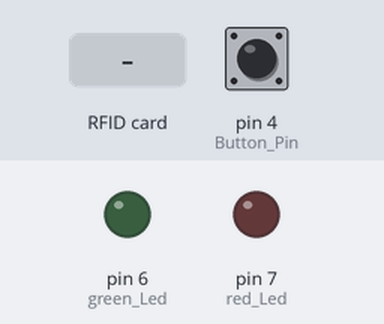
A sketch run on a simulated Arduino Uno, built with avr-gcc and run on an emulated ATmega328P. On the bench: output pins drawn as LEDs (lit = HIGH). The inputs (shaded band) are chosen by the test bench; at power-on: pin 4 (Button_Pin) HIGH. Pins used as bus, display or sensor lines are not drawn; what the sketch prints to the serial monitor is not drawn.

Above: at 2.6 s.
2.7 s: RFID card 5E 7A 19 C4 held to the reader
At 3.1 s:
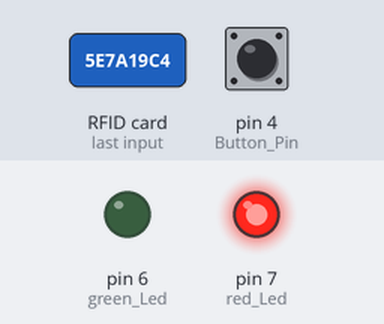
4.7 s: pin 4 (Button_Pin) pulled LOW for 0.15 s
At 5.9 s:
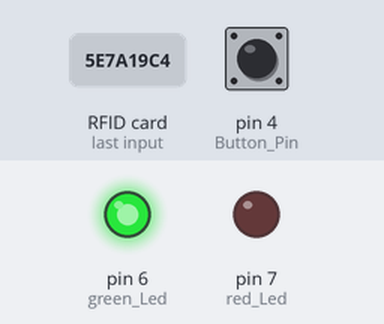
6.3 s: pin 4 (Button_Pin) pulled LOW for 1 s
At 7.7 s:
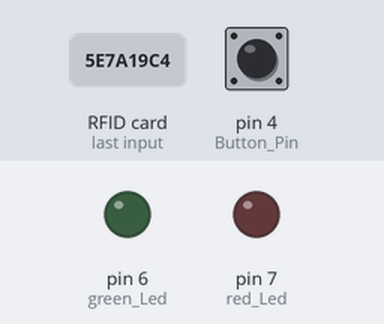
8.8 s: pin 4 (Button_Pin) pulled LOW for 3.2 s
At 9.8 s:
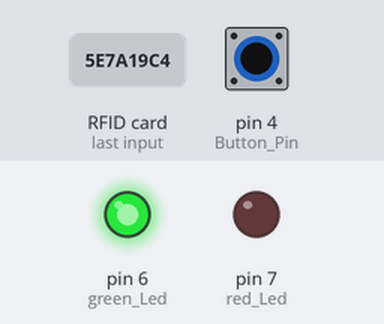
Timing chart, 0 to 11.8 s (numbered marks = the images above; inputs shaded):
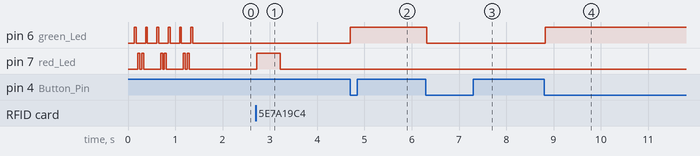

The sketch:

MFRC522.ino
```cpp
/*按下按钮开始储存卡的数据，绿灯常亮。
 * 再次按下退出，开始门锁功能，黄灯常亮，
 * 如果有已经储存的卡放置在读卡器前绿灯亮一下然后熄灭，
 * 反之红灯亮一下。
 *
 */
#include <MFRC522.h>//如果没有此库点击后面的链接会自动打开管理库搜索对应的库名称: http://librarymanager/All#MFRC522
#define SS_PIN 10
#define RST_PIN 5
#define Button_Pin 4
#define yellow_Led 5
#define green_Led 6
#define red_Led 7
//按钮用的定义//
unsigned char val = 0;//变量val 存储按钮的状态
unsigned char old_val = 0;//暂存val变量的上一个时间状态
unsigned char state1=0;
unsigned char Button1=0;
unsigned char kacck=0; //让"开始储存卡"只用一次
static int CardNumber = 0; //卡的储存次数
MFRC522 rfid(SS_PIN, RST_PIN);
MFRC522::MIFARE_Key key;
byte nuidPICC[8][4];
void setup() {
Serial.begin(9600);
SPI.begin(); // Init SPI bus
rfid.PCD_Init(); // Init MFRC522
rfid.PCD_SetAntennaGain(rfid.RxGain_max);
pinMode(yellow_Led,OUTPUT);
pinMode(green_Led,OUTPUT);
pinMode(red_Led,OUTPUT);
pinMode(Button_Pin,INPUT);
blink_LED();
digitalWrite(yellow_Led,HIGH);
}
void loop() {
Button_Press();
while(Button1 == 1) {
Button_Press();
if((Button1 == 1)&&(kacck==0)) {
delay (10);
kacck = 1;
}
if ( ! rfid.PICC_IsNewCardPresent())
return;
if ( ! rfid.PICC_ReadCardSerial())
return;
MFRC522::PICC_Type piccType = rfid.PICC_GetType(rfid.uid.sak);
// 检测是否为支持的卡片
if (piccType != MFRC522::PICC_TYPE_MIFARE_MINI &&
piccType != MFRC522::PICC_TYPE_MIFARE_1K &&
piccType != MFRC522::PICC_TYPE_MIFARE_4K) {
Serial.println(F("你的卡可能不受支持"));
}
if (Store_CheckCard() ) {
Serial.println(F("新的卡已经检测到了。"));
// 将NUID存储到nuidPICC数组中
for (byte i = 0; i < 4; i++) {
nuidPICC[CardNumber][i] = rfid.uid.uidByte[i];
}
Serial.println(F("NUID:"));
Serial.print(F("十六进制为: "));
printHex(rfid.uid.uidByte, rfid.uid.size);
Serial.println();
for (byte a = 0; a < 8; a++){
Serial.println();
for (byte i = 0; i < 4; i++) {
Serial.print(nuidPICC[a][i] < 0x10 ? " 0" : " ");
Serial.print(nuidPICC[a][i],HEX);
}
}
CardNumber++;
}
else Serial.println(F("已经读取过这个卡了。"));
}
//储存卡
// 如果传感器/读卡器上没有新卡，则返回主程序。这将在空闲时保存整个进程。
if ( ! rfid.PICC_IsNewCardPresent())
return;
// 验证是否已读取NUID
if ( ! rfid.PICC_ReadCardSerial())
return;
if (Checkcard2() ) {
for (byte i = 0; i < 4; i++) {
Serial.print(rfid.uid.uidByte[i] < 0x10 ? " 0" : " ");
Serial.print(rfid.uid.uidByte[i],HEX);
}
Serial.println(F("通过"));
digitalWrite(green_Led, HIGH); // turn the LED on (HIGH is the voltage level)
delay(500); // wait for a second
digitalWrite(green_Led, LOW); // turn the LED off by making the voltage LOW
delay(500);
}
else {
Serial.println();
Serial.println(F("未通过"));
for (byte i = 0; i < 4; i++) {
Serial.print(rfid.uid.uidByte[i] < 0x10 ? " 0" : " ");
Serial.print(rfid.uid.uidByte[i],HEX);
}
digitalWrite(red_Led, HIGH); // turn the LED on (HIGH is the voltage level)
delay(500); // wait for a second
digitalWrite(red_Led, LOW); // turn the LED off by making the voltage LOW
delay(500);
}
// 停止 PICC
rfid.PICC_HaltA();
// 停止加密 on PCD
rfid.PCD_StopCrypto1();
}
///闪烁灯
void blink_LED(){
unsigned short delay_Time=40;
for(int j=0;j<3;j++){
for(int i=5;i<8;i++){
digitalWrite(i, HIGH);
delay(delay_Time);
digitalWrite(i, LOW);
delay(delay_Time);
}
for(int i=7;i>4;i--){
digitalWrite(i, HIGH);
delay(delay_Time);
digitalWrite(i, LOW);
delay(delay_Time);
}
}
}
//在储存卡的时候检测卡片是否储存在芯片里/
int Store_CheckCard(){
unsigned short i=0;
unsigned short Store_CheckCard_unm1=0;
while(i<8)
{
for(unsigned short i1=0;i1<8;i1++)
{
if(rfid.uid.uidByte[0] == nuidPICC[i][0] &
rfid.uid.uidByte[1] == nuidPICC[i][1] &
rfid.uid.uidByte[2] == nuidPICC[i][2] &
rfid.uid.uidByte[3] == nuidPICC[i][3])
{
Store_CheckCard_unm1++;
}
i++;
}
}
if (Store_CheckCard_unm1 == 0){
return 1;
Store_CheckCard_unm1 =0;
}
else return 0;
}
//在读取卡的时候检测卡片是否储存在芯片里
int Checkcard2(){
unsigned short i=0;
unsigned short Checkcard2_unm1=0;
while(i<8)
{
for(unsigned short i1=0;i1<8;i1++)
{
if(rfid.uid.uidByte[0] == nuidPICC[i][0] &
rfid.uid.uidByte[1] == nuidPICC[i][1] &
rfid.uid.uidByte[2] == nuidPICC[i][2] &
rfid.uid.uidByte[3] == nuidPICC[i][3])
{
Checkcard2_unm1++;
}
i++;
}
}
if (Checkcard2_unm1 != 0){
return 1;
Checkcard2_unm1 =0;
}
else return 0;
}
//按下按钮开始写入卡的UNID
void Button_Press(){
//按下按钮
val = digitalRead(Button_Pin);//读取输入数值并且存储
if((val==LOW)&&(old_val==HIGH))//检查按钮的变化情况
{
state1++;
}
if(state1==1){
Button1 = 1;
digitalWrite(green_Led,HIGH);
digitalWrite(yellow_Led,LOW);
}
if((state1==2)||(state1==0)){
state1=0;
Button1 = 0;
digitalWrite(green_Led,LOW);
digitalWrite(yellow_Led,HIGH);
}
old_val=val;//val现在是旧的了，让我们暂存一下
}
/**
* Helper routine to dump a byte array as hex values to Serial.
*/
void printHex(byte *buffer, byte bufferSize) {
for (byte i = 0; i < bufferSize; i++) {
Serial.print(buffer[i] < 0x10 ? " 0" : " ");
Serial.print(buffer[i], HEX);
}
}
```

Measured:
- after the input at 2.7 s, pin 7 (red_Led): LOW → HIGH at once, → LOW 0.50 s later
- after the input at 4.7 s, pin 6 (green_Led): LOW → HIGH at once
- after the input at 6.3 s, pin 6 (green_Led): HIGH → LOW at once
- after the input at 8.8 s, pin 6 (green_Led): LOW → HIGH at once
